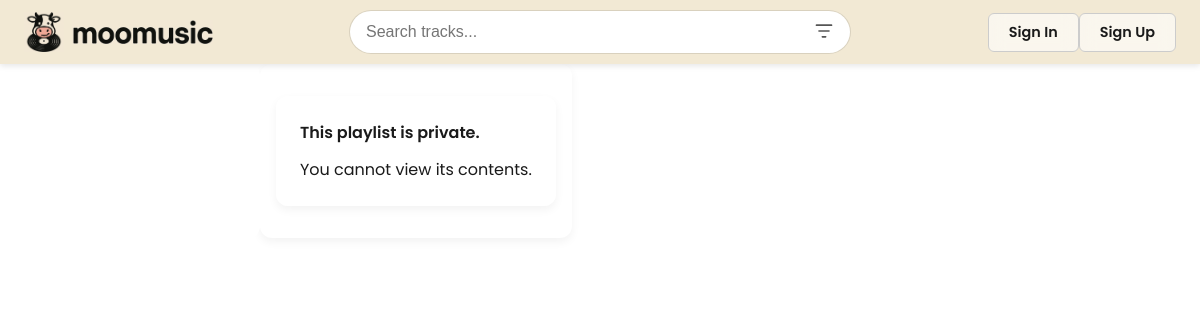
Page /playlist/3/view/ on the earlier database version.
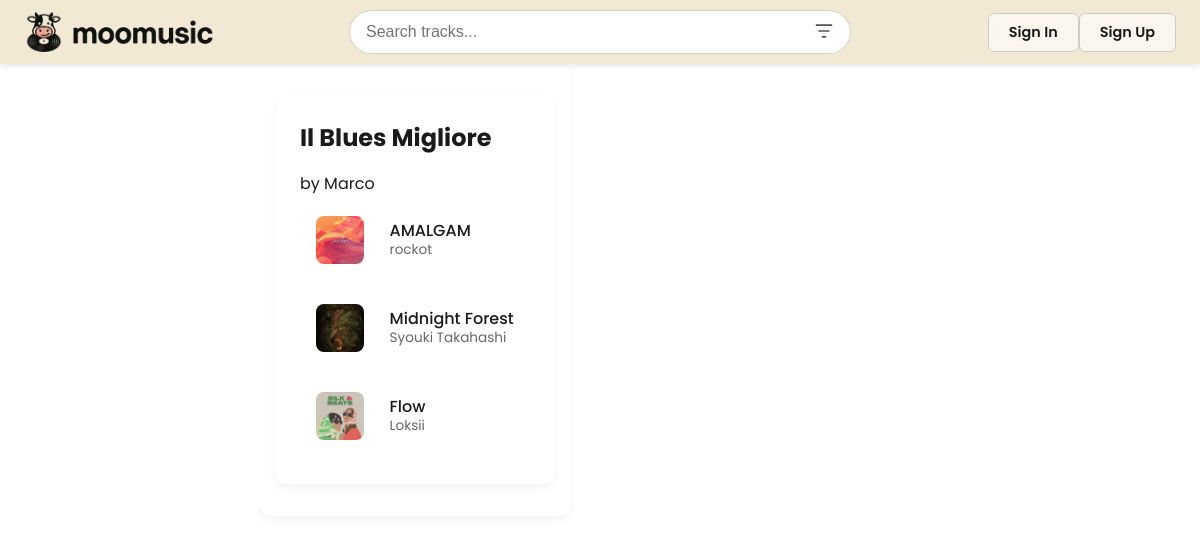
Same page on the later database version.
### pages/models.py (models this page shows, shortened)
class Playlist(models.Model):
    name   = models.CharField(max_length=200)
    user   = models.ForeignKey(User, on_delete=models.CASCADE)
    tracks = models.ManyToManyField(
        Track,
        through='PlaylistTrack',
        related_name='in_playlists'
    )
    public = models.BooleanField(default=False)
    class Meta:
        ordering = ['name']
        permissions = [
            ("manage_own_playlists", "Can create/edit/delete own playlists"),
            ("view_recommendations",  "Can view recommendations"),
        ]

class PlaylistTrack(models.Model):
    playlist = models.ForeignKey(
        Playlist,
        on_delete=models.CASCADE,
        related_name='playlisttrack_set'
    )
    track    = models.ForeignKey(Track, on_delete=models.CASCADE)
    order    = models.PositiveIntegerField(db_index=True)
    class Meta:
        ordering = ['order']
        unique_together = [('playlist', 'track')]

class Track(models.Model):
    title       = models.CharField(max_length=200)
    artist      = models.CharField(max_length=200)
    audio_file  = models.FileField(upload_to='tracks/')
    cover_image = models.ImageField(upload_to='covers/', null=True, blank=True)
    album       = models.CharField(max_length=200, null=True, blank=True)
    year        = models.IntegerField(null=True, blank=True)
    class Meta:
        ordering = ['artist', 'title']

### pages/views.py (the view)
# urls.py: path("playlist/<int:pk>/view/", views.public_playlist_view, name="playlist_public"),
def public_playlist_view(request, pk):
    playlist = get_object_or_404(Playlist, pk=pk)
    if not playlist.public:
        return render(request, 'pages/public_playlist.html', {
            'playlist': playlist,
            'is_private': True,
        })
    return render(request, 'pages/public_playlist.html', {
        'playlist': playlist,
        'is_private': False,
    })

### pages/context_processors.py (called while the page is built, shortened)
def sidebar_data(request):
    return {}

### templates/pages/public_playlist.html
{% extends 'base.html' %}
{% load static %}
{% block content %}
<div class="playlist-detail section glass-card">
  {% if is_private %}
    <div class="private-message">
      <h3>This playlist is private.</h3>
      <p>You cannot view its contents.</p>
    </div>
  {% else %}
    <h2>{{ playlist.name }}</h2>
    <p>by {{ playlist.user.username }}</p>
    {% if playlist.playlisttrack_set.all %}
      <ul class="recent-list">
        {% for pt in playlist.playlisttrack_set.all %}
          <li class="track-with-controls">
            <a href="{% url 'track' pt.track.pk %}" class="track-item">
              <img src="{{ pt.track.cover_image.url|default:'/media/default.jpg' }}"
                   alt="{{ pt.track.title }}"
                   class="track-thumb">
              <div class="track-info">
                <span class="track-title">{{ pt.track.title }}</span>
                <span class="track-artist">{{ pt.track.artist }}</span>
              </div>
            </a>
          </li>
        {% endfor %}
      </ul>
    {% else %}
      <p class="empty-state">No tracks in this playlist.</p>
    {% endif %}
  {% endif %}
</div>
{% endblock %}

### templates/base.html (shortened to what this page needs)
{% load static %}
<!DOCTYPE html>
<html lang="en">
<head>
  <link rel="stylesheet" href="{% static 'css/layout.css' %}">
  <link rel="stylesheet" href="{% static 'css/base.css' %}">
  <link rel="stylesheet" href="{% static 'css/components.css' %}">
  <link rel="stylesheet" href="{% static 'css/login_signup.css' %}">
  <link rel="stylesheet" href="{% static 'css/track.css' %}">
  <link rel="stylesheet" href="{% static 'css/track_management.css' %}">
  <link rel="stylesheet" href="{% static 'css/elements/navbar.css' %}">
  <link rel="stylesheet" href="{% static 'css/elements/sidebar.css' %}">
  <link rel="stylesheet" href="{% static 'css/pages/home.css' %}">
  <link rel="stylesheet" href="{% static 'css/pages/profile_settings.css' %}">
  <link rel="stylesheet" href="{% static 'css/pages/playlist.css' %}">
</head>
<body>
  {% include 'elements/navbar.html' %}
  <div class="home-page">
    {% if user.is_authenticated %}
      {% include 'elements/sidebar.html' %}
    {% else %}
      <aside class="sidebar placeholder"></aside>
    {% endif %}
    <div class="content-slot">
      <div class="home-content">
        <main class="main-content">
          {% block content %}{% endblock %}
        </main>
      </div>
    </div>
  </div>
</body>
</html>

### templates/elements/navbar.html (shortened to what this page needs)
{% load static %}
<header id="navbar">
  <div class="navbar-left">
    <a href="{% url 'home' %}" class="logo">
      <img src="{% static 'rsc/moomusic_logo.png' %}" alt="MooMusic Logo" class="logo-icon">
      <img src="{% static 'rsc/moomusic_name.png' %}" alt="MooMusic Name" class="logo-text">
    </a>
  </div>
  <div class="navbar-center">
    <div class="search-container">
      <input type="text" id="searchInput" placeholder="Search tracks..." autocomplete="off" />
      <button id="filterBtn" class="filter-btn" title="Advanced Filters" type="button">
        <svg class="filter-icon" viewBox="0 0 24 24">
          <path d="M3 5h18M6 12h12M10 19h4"
                stroke="currentColor" stroke-width="2" fill="none" stroke-linecap="round" stroke-linejoin="round"/>
        </svg>
      </button>
    </div>
  </div>
  <div class="navbar-right">
    {% if user.is_authenticated %}
    <div class="profile-container">
      <button id="profileBtn" class="profile-btn">
        <img src="{{ user.profile.get_avatar_url }}" alt="{{ user.username }}’s avatar">
      </button>
      <div id="dropdownMenu" class="dropdown-menu">
        <a href="{% url 'profile_settings' %}">
          <svg viewBox="0 0 24 24">
            <path d="M12 12c2.7 0 4.9-2.2 4.9-4.9S14.7 2.2 12 2.2 7.1 4.4 7.1 7.1 9.3 12 12 12zm0 2.4c-3.3 0-9.9 1.7-9.9 5v2.3h19.8V19.4c0-3.3-6.6-5-9.9-5z"/>
          </svg>
          Profile
        </a>
        <form method="post" action="{% url 'logout' %}">
          {% csrf_token %}
          <button type="submit">
            <svg viewBox="0 0 24 24">
              <path d="M16 13v-2H7V8l-5 4 5 4v-3zM20 3H12v2h8v14h-8v2h8a2 2 0 0 0 2-2V5a2 2 0 0 0-2-2z"/>
            </svg>
            Logout
          </button>
        </form>
      </div>
    </div>
    {% else %}
      <a href="{% url 'login' %}" class="btn glass-btn">Sign In</a>
      <a href="{% url 'signup' %}" class="btn glass-btn">Sign Up</a>
    {% endif %}
  </div>
</header>

### pages/static/css/layout.css (style rules this page uses)
:root { --sidebar-w: 260px; --main-max: 1000px; --gap: 2rem; }
.home-page { display: flex; width: 100%; }
.sidebar { position: fixed; top: 80px; left: 0; width: var(--sidebar-w); height: calc(100vh - 100px); overflow-y: auto; background: #fff; box-shadow: var(--shadow-soft); z-index: 2; }
.home-content { position: fixed; top: 80px; left: 50%; transform: translateX(-50%); max-width: var(--main-max); width: 90vw; height: calc(100vh - 100px); overflow-y: auto; background: white; z-index: 1; box-sizing: border-box; padding: 2rem 1rem; border-radius: var(--radius); box-shadow: var(--shadow-soft); }
@media (max-width: 1600px) { .home-content { position: static; top: auto; left: auto; transform: none; width: 100%; max-width: var(--main-max); margin: 0 auto; height: auto; overflow-y: visible; } }
@media (max-width: 1600px) { .sidebar { position: static; top: auto; left: auto; width: var(--sidebar-w); height: auto; box-shadow: none; } }
@media (max-width: 1600px) { .home-page { display: flex; } }

### pages/static/css/base.css (style rules this page uses)
:root { --clr-bg: #ffffff; --clr-text: #1a1a1a; --clr-muted: #888; --clr-accent: #f2e9d4; --clr-accent-dark: #d8c69a; --clr-glass: rgba(255, 255, 255, 0.4); --clr-glass-strong: rgba(255, 255, 255, 0.6); --shadow-soft: 0 8px 24px rgba(0, 0, 0, 0.1); --radius: 12px; --shadow-soft: 0 4px 10px rgba(0, 0, 0, 0.05); --border-light: #e0e0e0; }
* { scrollbar-width: thin; scrollbar-color: rgba(0, 0, 0, 0.1) transparent; }
*, *::before, *::after { box-sizing: border-box; margin: 0; padding: 0; }
body { font-family: "Poppins", sans-serif; color: var(--clr-text); display: flex; flex-direction: column; min-height: 100vh; background-color: var(--clr-bg); }

### pages/static/css/components.css (style rules this page uses)
.btn { padding: 0.5rem 1rem; border-radius: 6px; font-weight: 500; text-decoration: none; border: none; cursor: pointer; }
.glass-btn { background: var(--clr-glass); backdrop-filter: blur(8px); color: var(--clr-text); border: 1px solid var(--clr-glass-strong); transition: background 0.2s ease; }
.main-content { flex: 1; max-width: 1000px; width: 100%; display: flex; flex-direction: column; gap: 2rem; }

### pages/static/css/elements/navbar.css (style rules this page uses)
#navbar { display: flex; justify-content: space-between; align-items: center; height: 64px; padding: 0 1.5rem; background-color: var(--clr-accent); box-shadow: 0 2px 6px rgba(0, 0, 0, 0.1); position: sticky; top: 0; z-index: 1000; }
#navbar .logo { display: flex; align-items: center; text-decoration: none; }
.logo-icon { height: 40px; width: auto; margin-right: 0.5rem; object-fit: contain; }
.logo-text { height: 24px; width: auto; object-fit: contain; }
.navbar-left, .navbar-right { display: flex; align-items: center; z-index: 1; }
.navbar-right { margin-left: auto; }
#navbar { position: relative; }
.navbar-center { position: absolute; left: 50%; transform: translateX(-50%); z-index: 0; width: 500px; max-width: 90vw; }
.search-container { display: flex; align-items: center; background: white; border-radius: 999px; padding: 0.6rem 1rem; gap: 0.6rem; box-shadow: 0 0 0 1px rgba(0, 0, 0, 0.1); min-width: 400px; max-width: 600px; width: 100%; font-size: 1rem; position: relative; }
.search-container input { flex: 1; border: none; outline: none; font-size: 1rem; background: transparent; }
.search-icon, .filter-icon { width: 20px; height: 20px; color: #555; }
.filter-btn { background: none; border: none; cursor: pointer; padding: 0; }
.track-thumb { width: 42px; height: 42px; border-radius: 6px; object-fit: cover; flex-shrink: 0; }
.track-info { display: flex; flex-direction: column; }
.track-title { font-size: 0.95rem; font-weight: 500; line-height: 1.2; }
.track-artist { font-size: 0.8rem; color: var(--clr-muted); margin-top: 0.15rem; line-height: 1.2; }
.btn.glass-btn { background: var(--clr-glass); backdrop-filter: blur(8px); color: var(--clr-text); border: 1px solid var(--clr-glass-strong); font-weight: 600; padding: 0.5rem 1rem; border-radius: 30px; text-decoration: none; transition: background-color 0.3s ease, border-color 0.3s ease; }

### pages/static/css/pages/profile_settings.css (style rules this page uses)
.btn.glass-btn { padding: 0.5rem 1.25rem; font-size: 0.9rem; border-radius: 6px; background: rgba(255, 255, 255, 0.6); border: 1px solid #ccc; cursor: pointer; transition: background 0.2s ease; }

Differences in the rows shown:
now on this page (row edited): Playlist: name "Il Blues Migliore", user.username "Marco"
added PlaylistTrack: track.cover_image (picture), track "AMALGAM", track.artist "rockot"
added PlaylistTrack: track.cover_image (picture), track "Midnight Forest", track.artist "Syouki Takahashi"
added PlaylistTrack: track.cover_image (picture), track "Flow", track.artist "Loksii"
Other differences:
text no longer shown: "This playlist is private. You cannot view its contents."
text now shown: "by"
